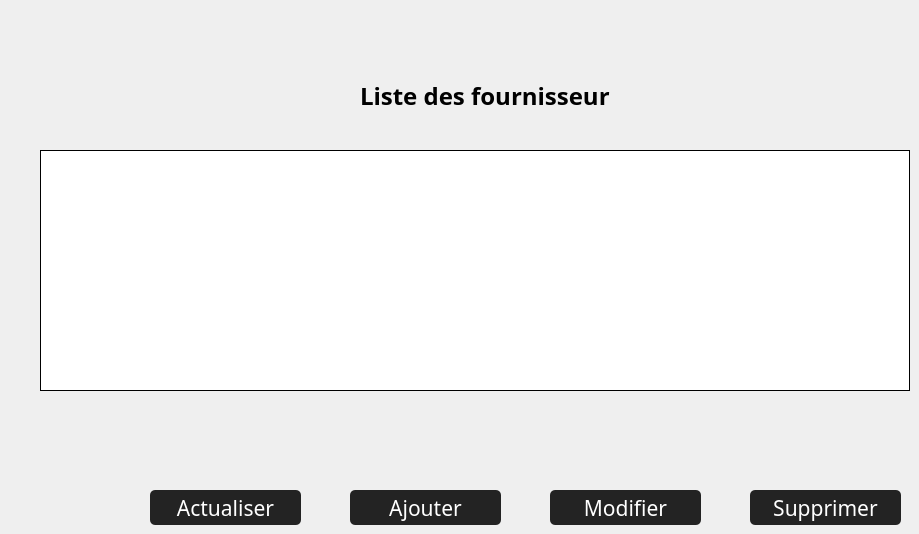
         <widget class="QWidget" name="tab_fournisseur">
          <attribute name="title">
           <string>Fournisseurs</string>
          </attribute>
          <widget class="QTableWidget" name="table_fournisseurs">
           <property name="geometry">
            <rect>
             <x>40</x>
             <y>150</y>
             <width>870</width>
             <height>241</height>
            </rect>
           </property>
           <property name="font">
            <font>
             <family>Century Gothic</family>
             <pointsize>14</pointsize>
             <weight>50</weight>
             <bold>false</bold>
            </font>
           </property>
           <property name="frameShape">
            <enum>QFrame::Box</enum>
           </property>
           <property name="frameShadow">
            <enum>QFrame::Plain</enum>
           </property>
           <property name="editTriggers">
            <set>QAbstractItemView::NoEditTriggers</set>
           </property>
           <property name="selectionMode">
            <enum>QAbstractItemView::ExtendedSelection</enum>
           </property>
           <property name="sortingEnabled">
            <bool>true</bool>
           </property>
           <attribute name="horizontalHeaderVisible">
            <bool>false</bool>
           </attribute>
           <attribute name="verticalHeaderVisible">
            <bool>false</bool>
           </attribute>
          </widget>
          <widget class="QPushButton" name="bouton_actualiser_fournisseurs">
           <property name="geometry">
            <rect>
             <x>150</x>
             <y>490</y>
             <width>151</width>
             <height>35</height>
            </rect>
           </property>
           <property name="font">
            <font>
             <family>Century Gothic</family>
             <pointsize>16</pointsize>
             <weight>50</weight>
             <bold>false</bold>
            </font>
           </property>
           <property name="styleSheet">
            <string notr="true">QPushButton {
		color: rgb(255, 255, 255);
		background-color: rgb(35, 35, 35);
		border: 0px solid;
		border-radius:5px
}

QPushButton:hover {
		background-color: rgb(85, 170, 255);
}</string>
           </property>
           <property name="text">
            <string>Actualiser</string>
           </property>
          </widget>
          <widget class="QPushButton" name="bouton_modifier_fournisseur">
           <property name="geometry">
            <rect>
             <x>550</x>
             <y>490</y>
             <width>151</width>
             <height>35</height>
            </rect>
           </property>
           <property name="font">
            <font>
             <family>Century Gothic</family>
             <pointsize>16</pointsize>
             <weight>50</weight>
             <bold>false</bold>
            </font>
           </property>
           <property name="styleSheet">
            <string notr="true">QPushButton {
		color: rgb(255, 255, 255);
		background-color: rgb(35, 35, 35);
		border: 0px solid;
		border-radius:5px
}

QPushButton:hover {
		background-color: rgb(85, 170, 255);
}</string>
           </property>
           <property name="text">
            <string>Modifier</string>
           </property>
          </widget>
          <widget class="QPushButton" name="bouton_ajouter_fournisseurs">
           <property name="geometry">
            <rect>
             <x>350</x>
             <y>490</y>
             <width>151</width>
             <height>35</height>
            </rect>
           </property>
           <property name="font">
            <font>
             <family>Century Gothic</family>
             <pointsize>16</pointsize>
             <weight>50</weight>
             <bold>false</bold>
            </font>
           </property>
           <property name="styleSheet">
            <string notr="true">QPushButton {
		color: rgb(255, 255, 255);
		background-color: rgb(35, 35, 35);
		border: 0px solid;
		border-radius:5px
}

QPushButton:hover {
		background-color: rgb(85, 170, 255);
}</string>
           </property>
           <property name="text">
            <string>Ajouter</string>
           </property>
          </widget>
          <widget class="QPushButton" name="bouton_supprimer_fournisseur">
           <property name="geometry">
            <rect>
             <x>750</x>
             <y>490</y>
             <width>151</width>
             <height>35</height>
            </rect>
           </property>
           <property name="font">
            <font>
             <family>Century Gothic</family>
             <pointsize>16</pointsize>
             <weight>50</weight>
             <bold>false</bold>
            </font>
           </property>
           <property name="toolTip">
            <string>Actualiser</string>
           </property>
           <property name="statusTip">
            <string>Actualiser</string>
           </property>
           <property name="whatsThis">
            <string/>
           </property>
           <property name="accessibleDescription">
            <string>Actualiser</string>
           </property>
           <property name="autoFillBackground">
            <bool>false</bool>
           </property>
           <property name="styleSheet">
            <string notr="true">QPushButton {
		color: rgb(255, 255, 255);
		background-color: rgb(35, 35, 35);
		border: 0px solid;
		border-radius:5px
}

QPushButton:hover {
		background-color: rgb(85, 170, 255);
}</string>
           </property>
           <property name="text">
            <string>Supprimer</string>
           </property>
          </widget>
          <widget class="QLabel" name="titre_fournisseurs">
           <property name="geometry">
            <rect>
             <x>360</x>
             <y>70</y>
             <width>250</width>
             <height>51</height>
            </rect>
           </property>
           <property name="font">
            <font>
             <family>Century Gothic</family>
             <pointsize>18</pointsize>
             <weight>75</weight>
             <bold>true</bold>
            </font>
           </property>
           <property name="layoutDirection">
            <enum>Qt::LeftToRight</enum>
           </property>
           <property name="text">
            <string>Liste des fournisseurs</string>
           </property>
          </widget>
         </widget>
